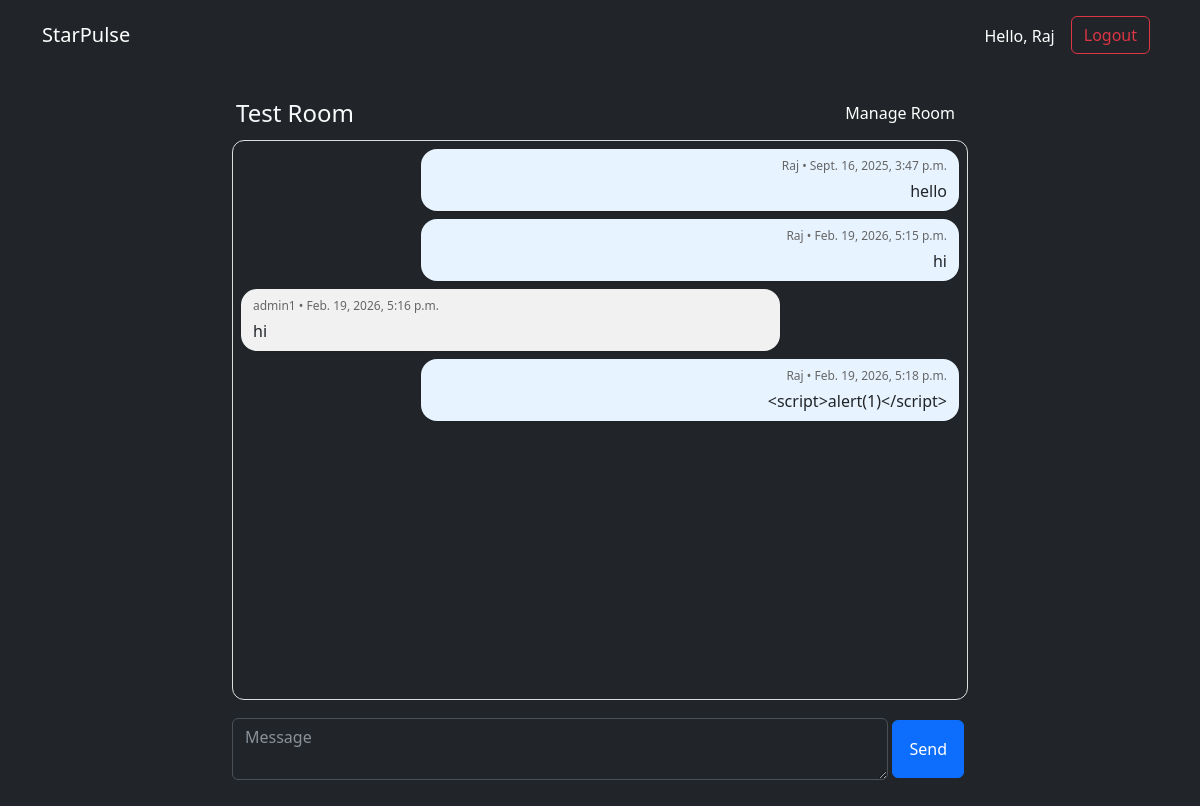
/rooms/test-room/ (signed in), run on an earlier commit of the app's database.
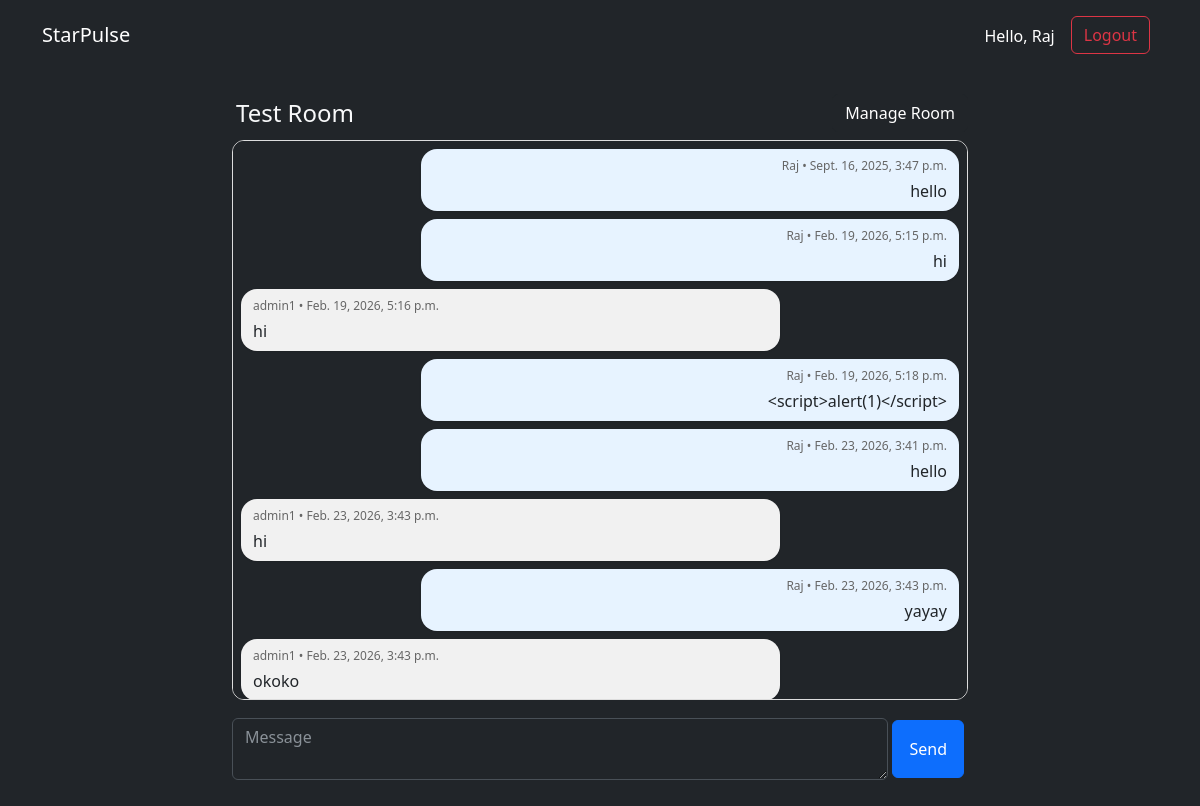
And on a later commit of the database.
### chat/models.py (models this page shows, shortened)
class Room(models.Model):
    name = models.CharField(max_length=100, unique=True)
    slug = models.SlugField(unique=True)
    creator = models.ForeignKey(User, on_delete=models.CASCADE, related_name='created_rooms')
    members = models.ManyToManyField(User, related_name='rooms', blank=True)

class Message(models.Model):
    user = models.ForeignKey(User, on_delete=models.CASCADE, related_name='messages')
    room = models.ForeignKey(Room, on_delete=models.CASCADE, related_name='messages')
    content = models.TextField()
    created_at = models.DateTimeField(auto_now_add=True)
    class Meta:
        ordering = ['created_at'] # oldest to newest

### chat/views.py (the view)
# urls.py: path('rooms/<slug:slug>/', views.room_view, name='room'),
@login_required
def room_view(request, slug):
    room = get_object_or_404(Room, slug=slug)
    if request.user != room.creator and request.user not in room.members.all():
        return redirect('chat:room_list')
    form = MessageForm()
    messages = room.messages.select_related('user')
    return render(request, 'room.html', {
        'room': room,
        'messages': messages,
        'form': form,
    })

### chat/forms.py
class MessageForm(forms.ModelForm):
    content = forms.CharField(widget=forms.Textarea
                              (attrs={'rows':2, 'placeholder': 'Message', 'class': 'form-control w-100'})
                              ,max_length=2000)
    class Meta:
        model = Message
        fields = ('content',)

### chat/templates/room.html (shortened to what this page needs)
{% extends 'base.html' %}
{% block content %}
<div class="row">
  <div class="col-md-8 offset-md-2">
    <div class="d-flex justify-content-between align-items-center mb-2">
      <h4 class="m-1 text-light bg-dark ">{{ room.name }}</h4>
    {% if user == room.creator %}
    <a href="{% url 'chat:members_view' room.slug %}" class="btn btn-dark">
      Manage Room
    </a>
    {% elif user in room.members.all %}
    <a href="{% url 'chat:members_view' room.slug %}" class="btn btn-dark">
      View Members
    </a>
    {% endif %}
    </div>
    <div id="messages" class="messages mb-3 bg-dark">
      {% for m in messages %}
        <div class="msg {% if m.user == user %}me{% else %}them{% endif %} text-dark" data-id="{{ m.id }}">
          <small class="text-muted-dark">{{ m.user.username }} • {{ m.created_at }}</small>
          <div class="text-dark">{{ m.content|linebreaksbr }}</div>
        </div>
      {% empty %}
        <p class="text-muted">No messages yet</p>
      {% endfor %}
    </div>
    <form class="d-flex justify-content-between align-items-center" id="message-form">
      {{ form.content }}
      <button type="submit" class="btn btn-primary m-1 p-3">Send</button>
    </form>
  </div>
</div>
{% endblock %}

### chat/templates/base.html (shortened to what this page needs)
<!doctype html>
<html lang="en" data-bs-theme="dark">
<head>
  <link href="https://cdn.jsdelivr.net/npm/bootstrap@5.3.0/dist/css/bootstrap.min.css" rel="stylesheet">
</head>
<body class="bg-dark">
<nav class="navbar navbar-expand-lg navbar-dark bg-dark">
  <div class="container">
    <a class="navbar-brand" href="{% url 'chat:room_list' %}">StarPulse</a>
    <div class="d-flex">
      {% if user.is_authenticated %}
        <span class="me-2 pt-3 text-white bg-dark">Hello, {{ user.username }}</span>
        <form method="post" action="{% url 'logout' %}" style="display:inline;">
          <button type="submit" class="btn btn-outline-danger m-2">Logout</button>
        </form>
      {% else %}
        <a class="btn btn-primary btn-sm" href="{% url 'chat:signup' %}">Sign up</a>
        <a class="btn btn-outline-primary btn-sm ms-2" href="{% url 'login' %}">Login</a>
      {% endif %}
    </div>
  </div>
</nav>
<div class="container py-4">
  {% block content %}{% endblock %}
</div>
</body>
</html>

### chat/templates/base.html (style rules this page uses)
.messages { height: 70vh; overflow-y: auto; padding: 0.5rem; background: #fff; border: 1px solid #ddd; border-radius: 0.75rem; }
.msg { padding: 0.5rem 0.75rem; border-radius: 1rem; margin-bottom: 0.5rem; max-width: 75%; word-wrap: break-word; box-shadow: 0 1px 2px rgba(0,0,0,0.1); }
.msg.me { margin-left: auto; background: #e7f3ff; text-align: right; }
.msg.them { margin-right: auto; background: #f1f1f1; text-align: left; }
.msg small { display: block; font-size: 0.75rem; color: #666; margin-bottom: 0.25rem; }

What changed in the data, as far as the page shows it:
added Message: user.username "Raj", created_at "Feb. 23, 2026, 3:41 p.m.", content "hello"
added Message: user.username "admin1", created_at "Feb. 23, 2026, 3:43 p.m.", content "hi"
added Message: user.username "Raj", created_at "Feb. 23, 2026, 3:43 p.m.", content "yayay"
added Message: user.username "admin1", created_at "Feb. 23, 2026, 3:43 p.m.", content "okoko"
